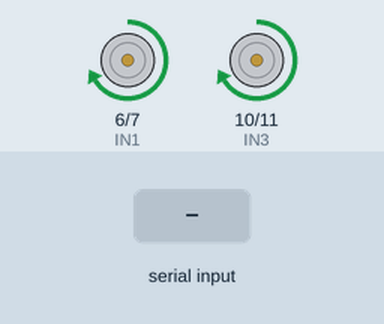
Simulated run of this sketch. Board: Arduino Uno, built with avr-gcc and run on an emulated ATmega328P. Shown: motor-driver pin pairs drawn as motors (green arrow = first pin HIGH = forward, orange = second pin HIGH = backward, longer = more drive, scaled by the enable pin). Inputs (shaded band) come from the test bench.

Above: at 1.2 s.
1.3 s: "B" received over Serial
At 3.9 s:
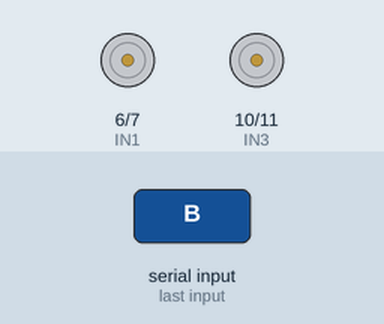
4.3 s: "N" received over Serial
At 4.6 s:
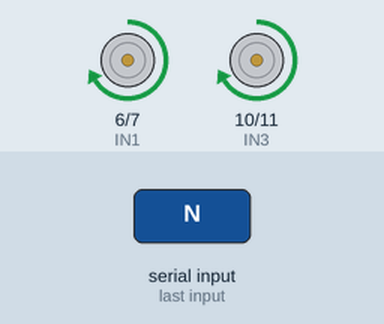
5.8 s: "S" received over Serial
At 7.0 s:
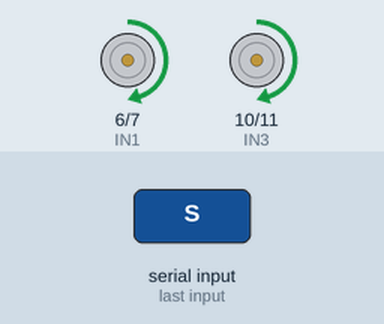
Timing chart, 0 to 8.8 s (numbered marks = the images above; inputs shaded):
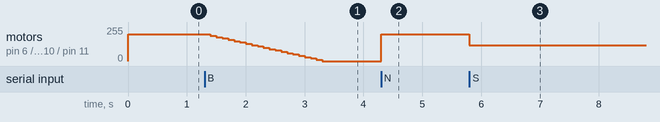

Measured:
- after the input at 1.3 s, motor on pin 6 (IN1) / pin 7 (IN2), motor on pin 10 (IN3) / pin 11 (IN4): moves from forward 200/255 to stopped over 1.9 s, starting after 0.10 s
- after the input at 4.3 s, motor on pin 6 (IN1) / pin 7 (IN2), motor on pin 10 (IN3) / pin 11 (IN4): stopped → forward 200/255 at once
- after the input at 5.8 s, motor on pin 6 (IN1) / pin 7 (IN2), motor on pin 10 (IN3) / pin 11 (IN4): forward 200/255 → forward 120/255 at once

The sketch:

DDD.ino
```cpp
int ENA = 5;
int IN1 = 6;
int IN2 = 7;
int ENB = 9;
int IN3 = 10;
int IN4 = 11;

char data;

void setup() {
  Serial.begin(9600);
  pinMode(ENA, OUTPUT);
  pinMode(IN1, OUTPUT);
  pinMode(IN2, OUTPUT);
  pinMode(ENB, OUTPUT);
  pinMode(IN3, OUTPUT);
  pinMode(IN4, OUTPUT);
  moveNormal();
}

void loop() {
  if (Serial.available() > 0) {
    data = Serial.read();
    if (data == 'N' || data == '0') {
      moveNormal();
    }
    else if (data == 'S' || data == '1') {
      slowDown();
    }
    else if (data == 'B') {
      gradualStop();
    }
    else if (data == 'X') {
      stopMotors();
    }
  }
}
void moveNormal() {
  analogWrite(ENA, 200);
  analogWrite(ENB, 200);
  digitalWrite(IN1, HIGH);
  digitalWrite(IN2, LOW);
  digitalWrite(IN3, HIGH);
  digitalWrite(IN4, LOW);
}
void slowDown() {
  analogWrite(ENA, 120);
  analogWrite(ENB, 120);
  digitalWrite(IN1, HIGH);
  digitalWrite(IN2, LOW);
  digitalWrite(IN3, HIGH);
  digitalWrite(IN4, LOW);
}
void gradualStop() {
  for (int speed = 200; speed >= 0; speed -= 10) {
    analogWrite(ENA, speed);
    analogWrite(ENB, speed);
    digitalWrite(IN1, HIGH);
    digitalWrite(IN2, LOW);
    digitalWrite(IN3, HIGH);
    digitalWrite(IN4, LOW);
    delay(100);
  }
  stopMotors();
}

void stopMotors() {
  analogWrite(ENA, 0);
  analogWrite(ENB, 0);
  digitalWrite(IN1, LOW);
  digitalWrite(IN2, LOW);
  digitalWrite(IN3, LOW);
  digitalWrite(IN4, LOW);
}
```
